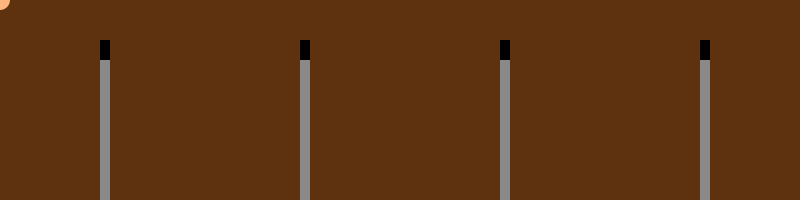
Frame 1 (no input)
Frame 60 (the mouse pressed at the canvas centre just before this capture): identical to frame 1, image omitted
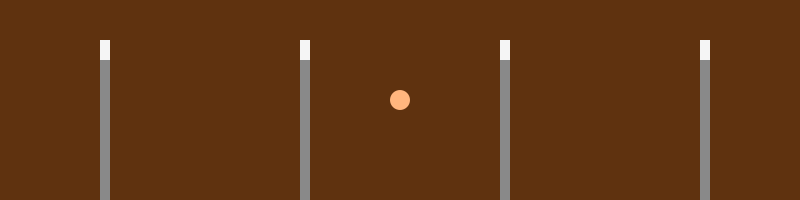
Frame 120 (the mouse held since frame 60 and released just before this capture)

The Processing sketch that drew these frames (run headless with seeded random() and noise(); from frame 60 on, the mouse is pressed at the canvas centre):

// Processing sketch: processing_87932
// ── processing_87932.pde

int black = 0;
int light = 245;
int value = 0;

void setup(){
  size(800, 200);
  background(95, 50, 15);
  noCursor();
}

void draw(){
  background(95, 50, 15);
  noStroke();
  
  //columns
  fill(137);
  rect(100, 40, 10, 160);
  rect(300, 40, 10, 160);
  rect(500, 40, 10, 160);
  rect(700, 40, 10, 160);
  
  //black for lights off
  fill(value);
  rect(100, 40, 10, 20);
  rect(300, 40, 10, 20);
  rect(500, 40, 10, 20);
  rect(700, 40, 10, 20);
  
  fill(255, 182, 126);
  ellipse(mouseX, mouseY, 20, 20);
}

void mousePressed() {
  if (value == 0) {
    value = 245;
  } else {
    value = 0;
  }
}

void mouseReleased() {
  if (value == 1) {
    value = 245;
  } else {
    value = 0;
  }
}
